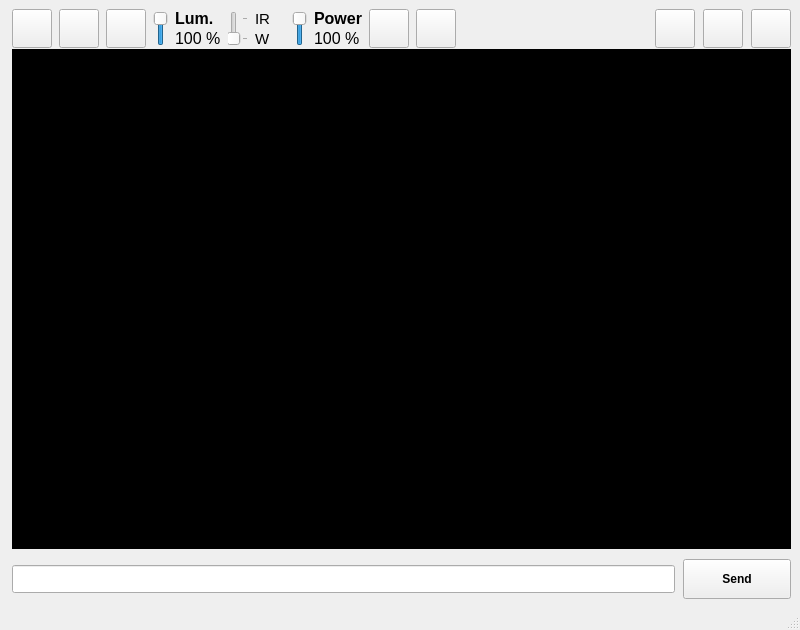
<?xml version="1.0" encoding="UTF-8"?>
<ui version="4.0">
 <class>MainWindow</class>
 <widget class="QMainWindow" name="MainWindow">
  <property name="enabled">
   <bool>true</bool>
  </property>
  <property name="geometry">
   <rect>
    <x>0</x>
    <y>0</y>
    <width>800</width>
    <height>630</height>
   </rect>
  </property>
  <property name="minimumSize">
   <size>
    <width>800</width>
    <height>600</height>
   </size>
  </property>
  <property name="maximumSize">
   <size>
    <width>16777215</width>
    <height>16777215</height>
   </size>
  </property>
  <property name="windowTitle">
   <string>PyRobot</string>
  </property>
  <widget class="QWidget" name="centralwidget">
   <layout class="QGridLayout" name="gridLayout">
    <property name="leftMargin">
     <number>12</number>
    </property>
    <property name="spacing">
     <number>1</number>
    </property>
    <item row="1" column="0">
     <layout class="QHBoxLayout" name="horizontalLayout_4">
      <property name="spacing">
       <number>10</number>
      </property>
      <item>
       <layout class="QVBoxLayout" name="verticalLayout_2">
        <item>
         <widget class="QPlainTextEdit" name="plainTextEdit_monitor">
          <property name="autoFillBackground">
           <bool>false</bool>
          </property>
          <property name="styleSheet">
           <string notr="true">background-color: rgb(0, 0, 0);
color: rgb(255,255,255);</string>
          </property>
          <property name="verticalScrollBarPolicy">
           <enum>Qt::ScrollBarAsNeeded</enum>
          </property>
          <property name="readOnly">
           <bool>true</bool>
          </property>
          <property name="plainText">
           <string/>
          </property>
          <property name="backgroundVisible">
           <bool>false</bool>
          </property>
         </widget>
        </item>
        <item>
         <layout class="QHBoxLayout" name="horizontalLayout_2">
          <property name="spacing">
           <number>8</number>
          </property>
          <property name="sizeConstraint">
           <enum>QLayout::SetDefaultConstraint</enum>
          </property>
          <property name="topMargin">
           <number>0</number>
          </property>
          <property name="rightMargin">
           <number>0</number>
          </property>
          <item>
           <widget class="QLineEdit" name="lineEdit_commandline">
            <property name="minimumSize">
             <size>
              <width>0</width>
              <height>28</height>
             </size>
            </property>
           </widget>
          </item>
          <item>
           <widget class="QPushButton" name="pushButton_send_monitor">
            <property name="minimumSize">
             <size>
              <width>108</width>
              <height>40</height>
             </size>
            </property>
            <property name="font">
             <font>
              <weight>75</weight>
              <bold>true</bold>
             </font>
            </property>
            <property name="text">
             <string>Send</string>
            </property>
            <property name="icon">
             <iconset resource="../resources.qrc">
              <normaloff>:/resources/img/resources/img/Right.png</normaloff>:/resources/img/resources/img/Right.png</iconset>
            </property>
            <property name="iconSize">
             <size>
              <width>26</width>
              <height>26</height>
             </size>
            </property>
            <property name="autoDefault">
             <bool>false</bool>
            </property>
            <property name="flat">
             <bool>false</bool>
            </property>
           </widget>
          </item>
         </layout>
        </item>
       </layout>
      </item>
      <item>
       <layout class="QVBoxLayout" name="right_panel">
        <property name="spacing">
         <number>0</number>
        </property>
       </layout>
      </item>
     </layout>
    </item>
    <item row="0" column="0">
     <layout class="QHBoxLayout" name="horizontalLayout_3">
      <property name="spacing">
       <number>7</number>
      </property>
      <item>
       <widget class="QPushButton" name="pushButton_enabled_keyboard">
        <property name="maximumSize">
         <size>
          <width>50</width>
          <height>50</height>
         </size>
        </property>
        <property name="text">
         <string/>
        </property>
        <property name="icon">
         <iconset resource="../resources.qrc">
          <normaloff>:/resources/img/resources/img/keyboard.png</normaloff>:/resources/img/resources/img/keyboard.png</iconset>
        </property>
        <property name="iconSize">
         <size>
          <width>32</width>
          <height>32</height>
         </size>
        </property>
       </widget>
      </item>
      <item>
       <widget class="QPushButton" name="pushButton_sensors">
        <property name="maximumSize">
         <size>
          <width>50</width>
          <height>50</height>
         </size>
        </property>
        <property name="text">
         <string/>
        </property>
        <property name="icon">
         <iconset resource="../resources.qrc">
          <normaloff>:/resources/img/resources/img/sens.png</normaloff>:/resources/img/resources/img/sens.png</iconset>
        </property>
        <property name="iconSize">
         <size>
          <width>30</width>
          <height>30</height>
         </size>
        </property>
       </widget>
      </item>
      <item>
       <widget class="QPushButton" name="pushButton_lights">
        <property name="maximumSize">
         <size>
          <width>50</width>
          <height>50</height>
         </size>
        </property>
        <property name="text">
         <string/>
        </property>
        <property name="icon">
         <iconset resource="../resources.qrc">
          <normaloff>:/resources/img/resources/img/light-off.png</normaloff>:/resources/img/resources/img/light-off.png</iconset>
        </property>
        <property name="iconSize">
         <size>
          <width>30</width>
          <height>30</height>
         </size>
        </property>
       </widget>
      </item>
      <item>
       <widget class="QSlider" name="verticalSlider_luminosity">
        <property name="maximumSize">
         <size>
          <width>25</width>
          <height>35</height>
         </size>
        </property>
        <property name="minimum">
         <number>0</number>
        </property>
        <property name="maximum">
         <number>10</number>
        </property>
        <property name="singleStep">
         <number>1</number>
        </property>
        <property name="pageStep">
         <number>1</number>
        </property>
        <property name="value">
         <number>10</number>
        </property>
        <property name="tracking">
         <bool>false</bool>
        </property>
        <property name="orientation">
         <enum>Qt::Vertical</enum>
        </property>
        <property name="invertedAppearance">
         <bool>false</bool>
        </property>
        <property name="tickPosition">
         <enum>QSlider::NoTicks</enum>
        </property>
        <property name="tickInterval">
         <number>0</number>
        </property>
       </widget>
      </item>
      <item>
       <layout class="QVBoxLayout" name="verticalLayout_4">
        <property name="spacing">
         <number>1</number>
        </property>
        <item>
         <widget class="QLabel" name="label_6">
          <property name="font">
           <font>
            <pointsize>12</pointsize>
            <weight>75</weight>
            <bold>true</bold>
           </font>
          </property>
          <property name="text">
           <string>Lum.</string>
          </property>
         </widget>
        </item>
        <item>
         <widget class="QLabel" name="label_luminosity">
          <property name="font">
           <font>
            <pointsize>12</pointsize>
           </font>
          </property>
          <property name="text">
           <string>100 %</string>
          </property>
         </widget>
        </item>
       </layout>
      </item>
      <item>
       <widget class="QSlider" name="verticalSlider_lightsMode">
        <property name="maximumSize">
         <size>
          <width>25</width>
          <height>35</height>
         </size>
        </property>
        <property name="minimum">
         <number>0</number>
        </property>
        <property name="maximum">
         <number>1</number>
        </property>
        <property name="pageStep">
         <number>1</number>
        </property>
        <property name="orientation">
         <enum>Qt::Vertical</enum>
        </property>
        <property name="invertedAppearance">
         <bool>false</bool>
        </property>
        <property name="tickPosition">
         <enum>QSlider::TicksBelow</enum>
        </property>
        <property name="tickInterval">
         <number>0</number>
        </property>
       </widget>
      </item>
      <item>
       <layout class="QVBoxLayout" name="verticalLayout">
        <property name="spacing">
         <number>1</number>
        </property>
        <item>
         <widget class="QLabel" name="label_2">
          <property name="font">
           <font>
            <pointsize>11</pointsize>
           </font>
          </property>
          <property name="text">
           <string>IR</string>
          </property>
         </widget>
        </item>
        <item>
         <widget class="QLabel" name="label_3">
          <property name="font">
           <font>
            <pointsize>11</pointsize>
           </font>
          </property>
          <property name="text">
           <string>W</string>
          </property>
         </widget>
        </item>
       </layout>
      </item>
      <item>
       <widget class="QLabel" name="label_4">
        <property name="maximumSize">
         <size>
          <width>35</width>
          <height>40</height>
         </size>
        </property>
        <property name="text">
         <string/>
        </property>
        <property name="pixmap">
         <pixmap resource="../resources.qrc">:/resources/img/resources/img/motor2.png</pixmap>
        </property>
        <property name="scaledContents">
         <bool>true</bool>
        </property>
       </widget>
      </item>
      <item>
       <widget class="QSlider" name="verticalSlider_enginePower">
        <property name="maximumSize">
         <size>
          <width>25</width>
          <height>35</height>
         </size>
        </property>
        <property name="minimum">
         <number>0</number>
        </property>
        <property name="maximum">
         <number>10</number>
        </property>
        <property name="singleStep">
         <number>1</number>
        </property>
        <property name="pageStep">
         <number>1</number>
        </property>
        <property name="value">
         <number>10</number>
        </property>
        <property name="tracking">
         <bool>false</bool>
        </property>
        <property name="orientation">
         <enum>Qt::Vertical</enum>
        </property>
        <property name="invertedAppearance">
         <bool>false</bool>
        </property>
        <property name="tickPosition">
         <enum>QSlider::NoTicks</enum>
        </property>
        <property name="tickInterval">
         <number>0</number>
        </property>
       </widget>
      </item>
      <item>
       <layout class="QVBoxLayout" name="verticalLayout_3">
        <property name="spacing">
         <number>1</number>
        </property>
        <item>
         <widget class="QLabel" name="label_5">
          <property name="font">
           <font>
            <pointsize>12</pointsize>
            <weight>75</weight>
            <bold>true</bold>
           </font>
          </property>
          <property name="text">
           <string>Power</string>
          </property>
         </widget>
        </item>
        <item>
         <widget class="QLabel" name="label_enginePower">
          <property name="font">
           <font>
            <pointsize>12</pointsize>
           </font>
          </property>
          <property name="text">
           <string>100 %</string>
          </property>
         </widget>
        </item>
       </layout>
      </item>
      <item>
       <widget class="QPushButton" name="pushButton_automatic">
        <property name="maximumSize">
         <size>
          <width>50</width>
          <height>50</height>
         </size>
        </property>
        <property name="text">
         <string/>
        </property>
        <property name="icon">
         <iconset resource="../resources.qrc">
          <normaloff>:/resources/img/resources/img/Compass-iPhone-2-icon_OFF.png</normaloff>:/resources/img/resources/img/Compass-iPhone-2-icon_OFF.png</iconset>
        </property>
        <property name="iconSize">
         <size>
          <width>30</width>
          <height>30</height>
         </size>
        </property>
       </widget>
      </item>
      <item>
       <widget class="QPushButton" name="pushButton_script">
        <property name="maximumSize">
         <size>
          <width>50</width>
          <height>50</height>
         </size>
        </property>
        <property name="text">
         <string/>
        </property>
        <property name="icon">
         <iconset resource="../resources.qrc">
          <normaloff>:/resources/img/resources/img/Apps-utilities-terminal-icon.png</normaloff>:/resources/img/resources/img/Apps-utilities-terminal-icon.png</iconset>
        </property>
        <property name="iconSize">
         <size>
          <width>30</width>
          <height>30</height>
         </size>
        </property>
       </widget>
      </item>
      <item>
       <spacer name="horizontalSpacer">
        <property name="orientation">
         <enum>Qt::Horizontal</enum>
        </property>
        <property name="sizeType">
         <enum>QSizePolicy::Expanding</enum>
        </property>
        <property name="sizeHint" stdset="0">
         <size>
          <width>40</width>
          <height>20</height>
         </size>
        </property>
       </spacer>
      </item>
      <item>
       <layout class="QHBoxLayout" name="horizontalLayout_5">
        <property name="spacing">
         <number>8</number>
        </property>
        <item>
         <widget class="QLabel" name="icon_wifi">
          <property name="maximumSize">
           <size>
            <width>40</width>
            <height>40</height>
           </size>
          </property>
          <property name="text">
           <string/>
          </property>
          <property name="pixmap">
           <pixmap resource="../resources.qrc">:/resources/img/resources/img/wifi_off.png</pixmap>
          </property>
          <property name="scaledContents">
           <bool>true</bool>
          </property>
         </widget>
        </item>
        <item>
         <widget class="QLabel" name="icon_battery">
          <property name="maximumSize">
           <size>
            <width>35</width>
            <height>35</height>
           </size>
          </property>
          <property name="text">
           <string/>
          </property>
          <property name="pixmap">
           <pixmap resource="../resources.qrc">:/resources/img/resources/img/Battery/battery-missing.png</pixmap>
          </property>
          <property name="scaledContents">
           <bool>true</bool>
          </property>
         </widget>
        </item>
        <item>
         <widget class="QPushButton" name="pushButton_new_connection">
          <property name="maximumSize">
           <size>
            <width>50</width>
            <height>50</height>
           </size>
          </property>
          <property name="text">
           <string/>
          </property>
          <property name="icon">
           <iconset resource="../resources.qrc">
            <normaloff>:/resources/img/resources/img/ButtonRSS-01.png</normaloff>:/resources/img/resources/img/ButtonRSS-01.png</iconset>
          </property>
          <property name="iconSize">
           <size>
            <width>32</width>
            <height>32</height>
           </size>
          </property>
          <property name="flat">
           <bool>false</bool>
          </property>
         </widget>
        </item>
        <item>
         <widget class="QPushButton" name="pushButton_disconnect">
          <property name="maximumSize">
           <size>
            <width>50</width>
            <height>50</height>
           </size>
          </property>
          <property name="text">
           <string/>
          </property>
          <property name="icon">
           <iconset resource="../resources.qrc">
            <normaloff>:/resources/img/resources/img/ButtonDelete-01.png</normaloff>:/resources/img/resources/img/ButtonDelete-01.png</iconset>
          </property>
          <property name="iconSize">
           <size>
            <width>32</width>
            <height>32</height>
           </size>
          </property>
          <property name="flat">
           <bool>false</bool>
          </property>
         </widget>
        </item>
        <item>
         <widget class="QPushButton" name="pushButton_help">
          <property name="maximumSize">
           <size>
            <width>50</width>
            <height>50</height>
           </size>
          </property>
          <property name="text">
           <string/>
          </property>
          <property name="icon">
           <iconset resource="../resources.qrc">
            <normaloff>:/resources/img/resources/img/ButtonInfo-01.png</normaloff>:/resources/img/resources/img/ButtonInfo-01.png</iconset>
          </property>
          <property name="iconSize">
           <size>
            <width>32</width>
            <height>32</height>
           </size>
          </property>
          <property name="flat">
           <bool>false</bool>
          </property>
         </widget>
        </item>
       </layout>
      </item>
     </layout>
    </item>
   </layout>
  </widget>
  <widget class="QMenuBar" name="menubar">
   <property name="geometry">
    <rect>
     <x>0</x>
     <y>0</y>
     <width>800</width>
     <height>22</height>
    </rect>
   </property>
  </widget>
  <widget class="QStatusBar" name="statusbar"/>
  <action name="actionSend">
   <property name="text">
    <string>Send</string>
   </property>
   <property name="shortcut">
    <string>Return</string>
   </property>
  </action>
 </widget>
 <resources>
  <include location="../resources.qrc"/>
  <include location="../resources.qrc"/>
 </resources>
 <connections/>
</ui>
